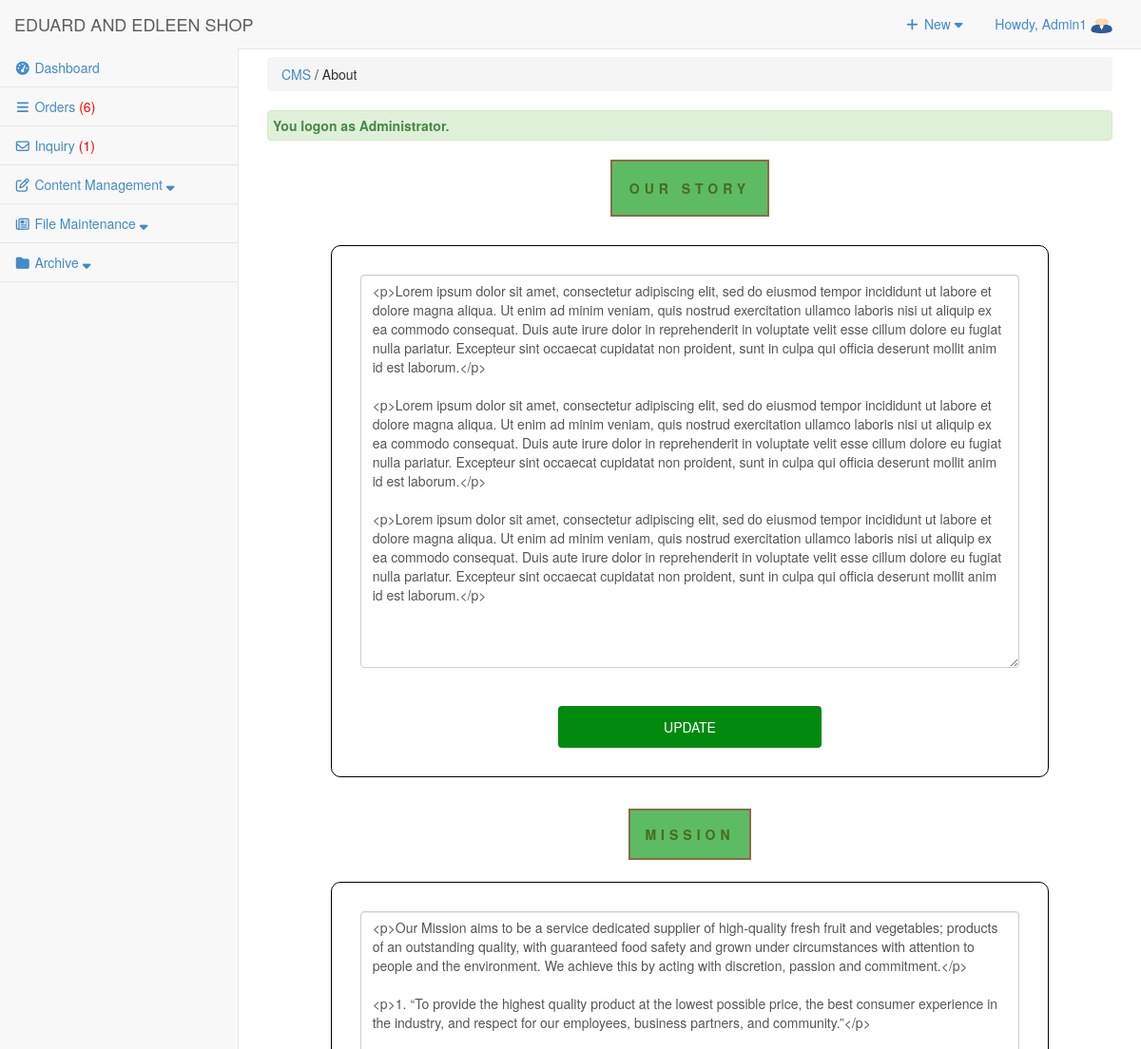
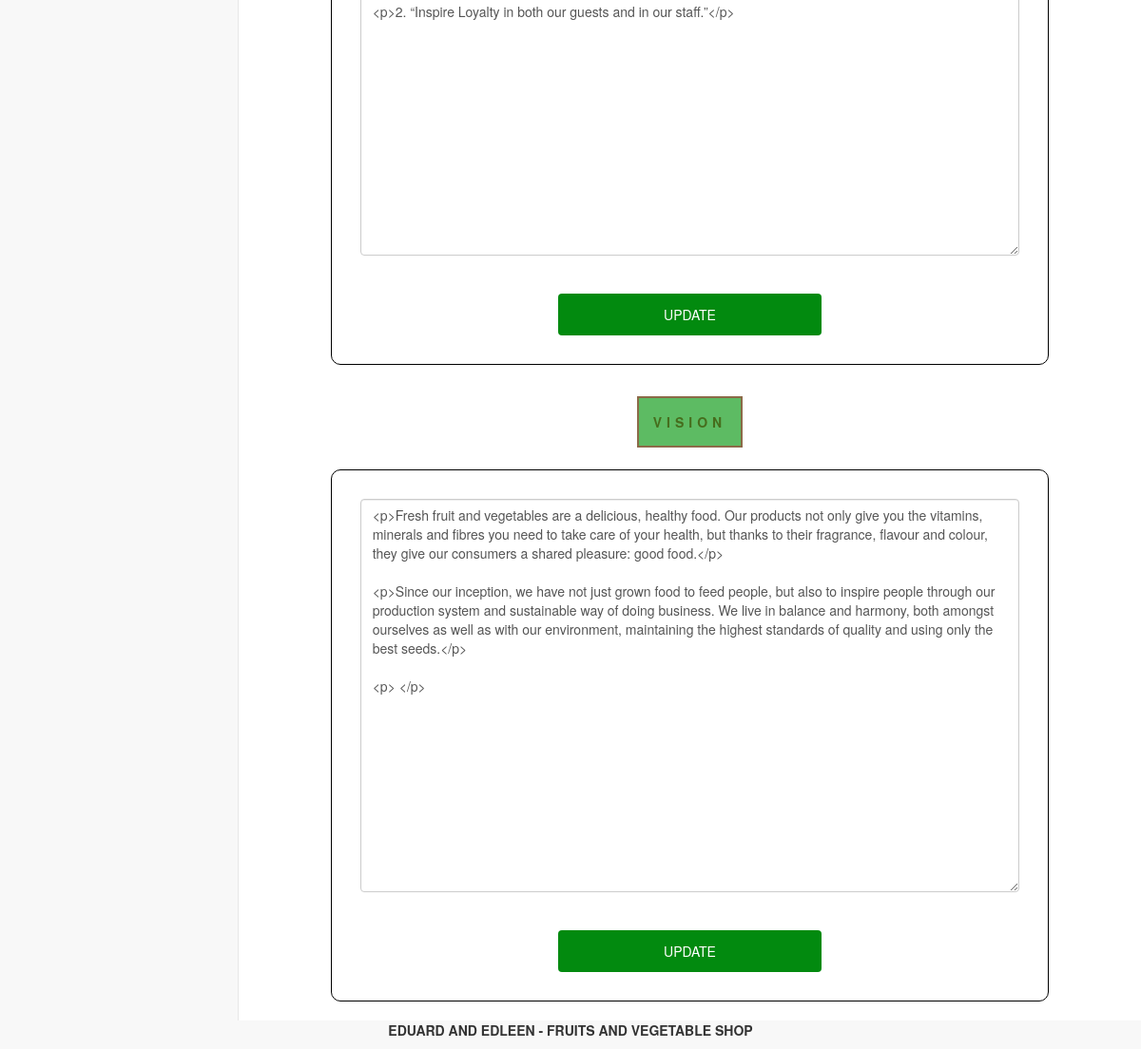
/admin/cms/index.php?view=About (signed in), run on the app's committed database (2 pictures, top to bottom).
### tables this page shows
CREATE TABLE `tbluseraccount` (
  `USERID` int(11) NOT NULL,
  `U_NAME` varchar(122) NOT NULL,
  `U_USERNAME` varchar(122) NOT NULL,
  `U_PASS` varchar(122) NOT NULL,
  `U_ROLE` varchar(30) NOT NULL,
  `USERIMAGE` varchar(255) NOT NULL,
  `U_STATUS` varchar(255) NOT NULL DEFAULT 'Active'
);

CREATE TABLE `tblabout` (
  `CMS_ABOUT_ID` int(11) NOT NULL,
  `CMS_ABOUT_STORY` varchar(1999) NOT NULL,
  `CMS_ABOUT_MISSION` varchar(1999) NOT NULL,
  `CMS_ABOUT_VISION` varchar(1999) NOT NULL,
  `CMS_ABOUT_BUSINESSLOGO` varchar(255) NOT NULL
);

### admin/cms/index.php (called while the page is built, shortened)
<?php
require_once("../../include/initialize.php");
$view = (isset($_GET['view']) && $_GET['view'] != '') ? $_GET['view'] : '';
	$header=$view;
	$title="Content Management";
	switch ($view) {
    case "About" :
        $title = "CMS";
		break;
	}
require_once ("../theme/templates.php");
?>

### include/database.php (called while the page is built, shortened)
<?php
class Database {
	var $sql_string = '';
	private $conn;
	public function open_connection() {
		$this->conn = mysqli_connect(server,user,pass);
		if(!$this->conn){
			echo "Problem in database connection! Contact administrator!";
			exit();
		}else{
			$db_select = mysqli_select_db($this->conn,database_name);
		}
	}
	function setQuery($sql='') {
		$this->sql_string=$sql;
	}
	function executeQuery() {
		$result = mysqli_query($this->conn,$this->sql_string);
		return $result;
	}
	private function confirm_query($result) {
		return $result;
	}
	function loadSingleResult() {
		$cur = $this->executeQuery();
		while ($row = mysqli_fetch_object($cur)) {
		return $data = $row;
		}
	}
	public function num_rows($result_set) {
		return mysqli_num_rows($result_set);
	}
}
$mydb = new Database();
?>

### include/accounts.php (called while the page is built, shortened)
<?php
require_once(LIB_PATH.DS.'database.php');
class User {
	protected static  $tblname = "tbluseraccount";
	function single_user($id=""){
			global $mydb;
			$mydb->setQuery("SELECT * FROM ".self::$tblname."
				Where USERID= '{$id}' LIMIT 1");
			$cur = $mydb->loadSingleResult();
			return $cur;
	}
}
?>

### admin/theme/templates.php (the view, shortened to what this page needs)
<!DOCTYPE html>
<html lang="en">
<head>
<link href="<?php echo web_root; ?>admin/css/bootstrap.min.css" rel="stylesheet">
<link href="<?php echo web_root; ?>admin/css/metisMenu.min.css" rel="stylesheet">
<link href="<?php echo web_root; ?>admin/css/timeline.css" rel="stylesheet">
<link href="<?php echo web_root; ?>admin/css/sb-admin-2.css" rel="stylesheet">
<link href="<?php echo web_root; ?>admin/font/css/font-awesome.min.css" rel="stylesheet" type="text/css">
<link href="<?php echo web_root; ?>admin/font/font-awesome.min.css" rel="stylesheet" type="text/css">
<link href="<?php echo web_root; ?>admin/css/dataTables.bootstrap.css" rel="stylesheet">
<link href="<?php echo web_root; ?>css/bootstrap-datetimepicker.min.css" rel="stylesheet" media="screen">
<link href="<?php echo web_root; ?>css/datepicker.css" rel="stylesheet" media="screen">
<link href="<?php echo web_root; ?>admin/css/costum.css" rel="stylesheet">
<link href="<?php echo web_root; ?>admin/css/ekko-lightbox.css" rel="stylesheet">
</head>
  <?php
    $query = "SELECT * FROM tblsummary WHERE ORDEREDSTATS = 'Pending'";
    $mydb->setQuery($query);
    $cur = $mydb->executeQuery();
    $rowscount = $mydb->num_rows($cur);
    $res = isset($rowscount)? $rowscount : 0;
    if($res>0){
    $order = '<span style="color:red;">('.$res.')</span>';
    }else{
        $order = '<span> ('.$res.')</span>';
    }
    $query = "SELECT * FROM tblinquiry WHERE INQSTATUS = 'NEW'";
    $mydb->setQuery($query);
    $cur = $mydb->executeQuery();
    $rowscount = $mydb->num_rows($cur);
    $res = isset($rowscount)? $rowscount : 0;
    if($res>0){
    $inquiry = '<span style="color:red;">('.$res.')</span>';
    }else{
        $inquiry = '<span> ('.$res.')</span>';
    }
?>
<body>
   <div id="wrapper">
        <nav class="navbar navbar-default navbar-static-top  " role="navigation" style="margin-bottom: 0">
            <div class="navbar-header">
                 <a class="navbar-brand"  href="<?php echo web_root; ?>admin/index.php" >EDUARD AND EDLEEN SHOP</a>
            </div>
            <ul class="nav navbar-top-links navbar-right">
                 <li class="dropdown">
                    <a class="dropdown-toggle" data-toggle="dropdown" href="#">
                        <i class="fa fa-plus fa-fw"></i> New  <i class="fa fa-caret-down"></i>
                    </a>
                </li>
<?php
 $user = New User();
$singleuser = $user->single_user($_SESSION['USERID']);
?>
                <li class="dropdown">
                    <a class="dropdown-toggle" data-toggle="dropdown" href="#">
                        Howdy, <?php echo $_SESSION['U_NAME']; ?> <img title="profile image" width="23px" height="17px" src="<?php echo web_root.'admin/user/'.$singleuser ->USERIMAGE ?>">
                    </a>
                </li>
            </ul>
            <div class="navbar-default sidebar" role="navigation">
                <div class="sidebar-nav navbar-collapse">
                    <ul class="nav" id="side-menu">
                        <li>
                             <a href="<?php echo web_root; ?>admin/dashboard/"><i class="fa fa-tachometer fa-fw"></i>  Dashboard </a>
                        </li>
                        <li>
                             <a href="<?php echo web_root; ?>admin/orders/" ><i class="fa fa-reorder fa-fw"></i>  Orders <?php echo $order; ?></a>
                        </li>
                        <li>
                             <a href="<?php echo web_root; ?>admin/inquiry/" ><i class="fa fa-envelope-o fa-fw"></i>  Inquiry <?php echo $inquiry; ?></a>
                        </li>
                        <li class="nav-item">
                            <a class="nav-link" data-toggle="collapse" href="#collapseExample1" aria-expanded="false" aria-controls="collapseExample">
                                <i class="fa fa-pencil-square-o fa-fw"></i><span class="menu-title"> Content Management <i class="fa fa-sort-down"></i></span>
                            </a>
                        </li>
                        <li class="nav-item">
                            <a class="nav-link" data-toggle="collapse" href="#collapseExample3" aria-expanded="false" aria-controls="collapseExample">
                                <i class="fa fa-newspaper-o fa-fw"></i><span class="menu-title"> File Maintenance <i class="fa fa-sort-down"></i></span>
                            </a>
                        </li>
                        <?php if ($_SESSION['U_ROLE']=='Administrator') {
                        ?>
                        <li class="nav-item">
                            <a class="nav-link" data-toggle="collapse" href="#collapseExample2" aria-expanded="false" aria-controls="collapseExample">
                                <i class="fa fa-folder fa-fw"></i><span class="menu-title"> Archive <i class="fa fa-sort-down"></i></span>
                            </a>
                        </li>
                 <?php }  ?>
                    </ul>
                </div>
            </div>
        </nav>
  <div id="page-wrapper">
            <div class="row" >
                <div class="col-lg-12">
                    <?php
                    if ($title<>'Dashboard'){
                       echo   '<p class="breadcrumb" style="margin-top: 8px;">
                        <a href="index.php" title="'. $title.'" >'. $title.'</a>
                        '.(isset($header) ? ' / '. $header : '').'  </p>'  ;
                    } ?>
                  <?php require_once $content; ?>
                </div>
            </div>
        </div>
    </div>
</body>
      <footer><p  style="text-align: center;font-weight: bold;"> EDUARD AND EDLEEN - FRUITS AND VEGETABLE SHOP </p></footer>
</html>

### admin/cms/about.php (shortened to what this page needs)
<div class="content_body">
    <br>
    <center>
    	<div><b class="title headtitle">Our Story</b></div>
    	<br>
    	<div class="about">
			<div class="about_body">
            <?php
				  	$query = "SELECT * FROM `tblabout` ";
                    $mydb->setQuery($query);
                    $cur = $mydb->loadSingleResult();
            ?>
			<form action="cmscontroller.php?action=updateaboutus" Method="POST">
				<textarea class="form-control p-input" id="aboutcontent" rows="20" name="aboutcontent" ><?php echo $cur->CMS_ABOUT_STORY;?></textarea>
					<br><br>
		    <input type= 'submit' name='ourstorysave' value= 'UPDATE' class="btn_style">
			</div>
		</div>
		<br>
		 	<div class="about">
		 		<div><b class="title headtitle">Mission</b></div>
				<br><br>
			<div class="about_body">
			<form action="cmscontroller.php?action=updatemission" method='POST'>
				<textarea class="form-control p-input" id="aboutmission" rows="20" name="aboutmission" ><?php echo $cur->CMS_ABOUT_MISSION;?></textarea>
					<br><br>
		<input type= 'submit' name='updtmissionbtn' value= 'UPDATE' class="btn_style">
			</div>
		</div>
			<br>
		 	<div class="about">
				<div><b class="title headtitle">Vision</b></div>
				<br><br>
			<div class="about_body">
			<form action="cmscontroller.php?action=updatevision" method='POST'>
				<textarea class="form-control p-input" id="aboutvision" rows="20" name="aboutvision" ><?php echo $cur->CMS_ABOUT_VISION; ?></textarea>
					<br><br>
		<input type= 'submit' name='updtvisionbtn' value= 'UPDATE' class="btn_style">
			</div>
		</div>
	</center>
</div>
<br>

### admin/css/sb-admin-2.css (style rules this page uses)
body { background-color: #f8f8f8; }
#wrapper { width: 100%; }
#page-wrapper { padding: 0 15px; min-height: 568px; background-color: #fff; }
@media (min-width:768px) { #page-wrapper { position: inherit; margin: 0 0 0 250px; padding: 0 30px; border-left: 1px solid #e7e7e7; } }
.navbar-top-links { margin-right: 0; }
.navbar-top-links li { display: inline-block; }
.navbar-top-links li:last-child { margin-right: 15px; }
.navbar-top-links li a { padding: 15px; min-height: 50px; }
.sidebar .sidebar-nav.navbar-collapse { padding-right: 0; padding-left: 0; }
.sidebar ul li { border-bottom: 1px solid #e7e7e7; }
@media (min-width:768px) { .sidebar { z-index: 1; position: absolute; width: 250px; margin-top: 51px; } }

### admin/cms/about.php (style rules this page uses)
.about { margin: 30px 50px 0px 50px; width: 85%; }
.about_body { border-radius: 10px; border: 1px solid black; background-color: white; padding:30px; }
.btn_style { background-color: #028A0F !important; color: white; padding: 12px 20px; border: none; border-radius: 4px; cursor: pointer; width: 40%; }
.title { letter-spacing: 5px; color: #466D1D; text-align: center; text-transform: uppercase; }
.headtitle { background: #5DBB63; width: 50%; padding: 2%; border: 2px solid #8C6A48; }

### data on the page
tbluseraccount: USERIMAGE (picture)
tblabout: aboutcontent "<p>Lorem ipsum dolor sit amet, consectetur adipiscing elit, sed do eiusmod tempor incididunt ut labore et dolore magna aliqua. Ut enim ad minim veniam, quis nostrud exercitation ullamco laboris nisi ut aliquip ex ea commodo consequat. Duis aute irure dolor in reprehenderit in voluptate velit esse cillum dolore eu fugiat nulla pariatur. Excepteur sint occaecat cupidatat non proident, sunt in culpa qui officia deserunt mollit anim id est laborum.</p> <p>Lorem ipsum dolor sit amet, consectetur adipiscing elit, sed do eiusmod tempor incididunt ut labore et dolore magna aliqua. Ut enim ad minim veniam, quis nostrud exercitation ullamco laboris nisi ut aliquip ex ea commodo consequat. Duis aute…", aboutmission "<p>Our Mission aims to be a service dedicated supplier of high-quality fresh fruit and vegetables; products of an outstanding quality, with guaranteed food safety and grown under circumstances with attention to people and the environment. We achieve this by acting with discretion, passion and commitment.</p> <p>1. “To provide the highest quality product at the lowest possible price, the best consumer experience in the industry, and respect for our employees, business partners, and community.”</p> <p>2. “Inspire Loyalty in both our guests and in our staff.”</p>", aboutvision "<p>Fresh fruit and vegetables are a delicious, healthy food. Our products not only give you the vitamins, minerals and fibres you need to take care of your health, but thanks to their fragrance, flavour and colour, they give our consumers a shared pleasure: good food.</p> <p>Since our inception, we have not just grown food to feed people, but also to inspire people through our production system and sustainable way of doing business. We live in balance and harmony, both amongst ourselves as well as with our environment, maintaining the highest standards of quality and using only the best seeds.</p> <p> </p>"

### other printed values
$_SESSION['U_NAME'] "Admin1"
$res "6"
$res "1"
$title "CMS"
$header "About"
$_SESSION['message'] "You logon as Administrator."
